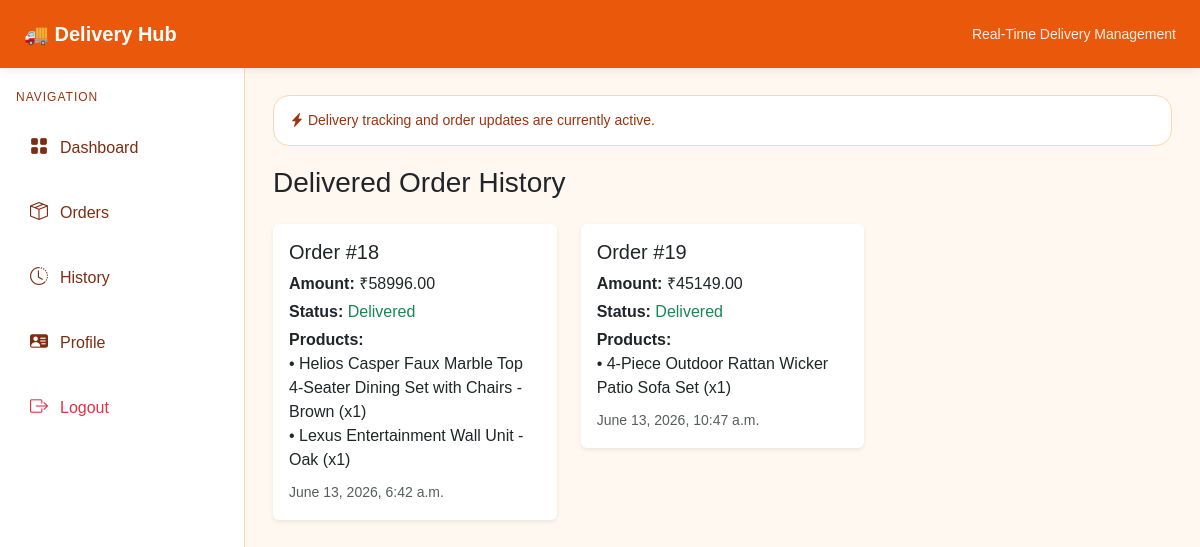
Page /delivery/delivery-history/ (signed in) on the earlier database version.
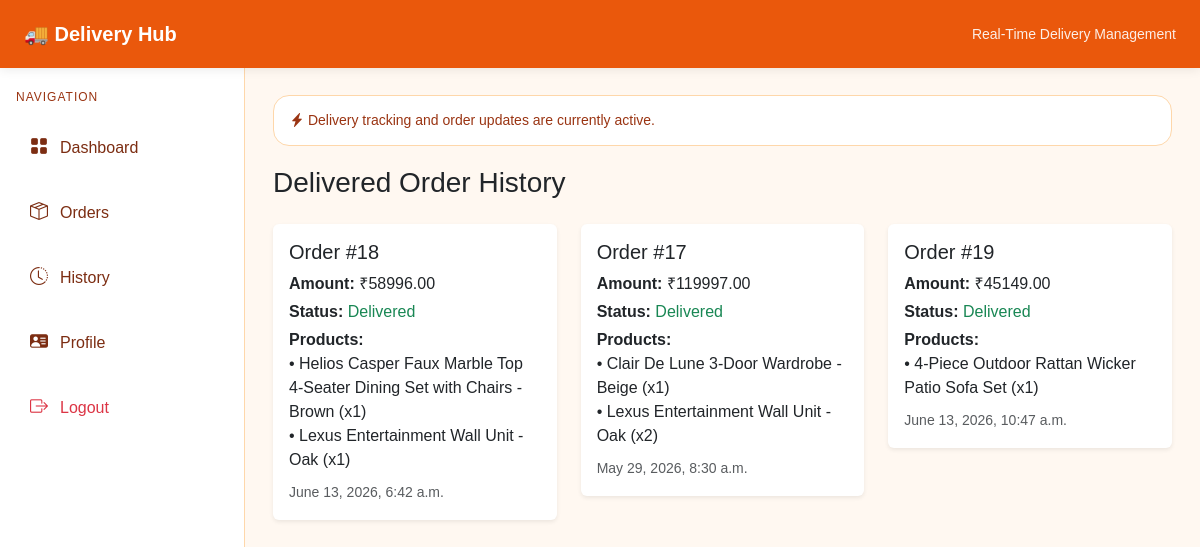
Same page on the later database version.
### customerApp/models.py (models this page shows)
class Order(models.Model):
    order_id = models.AutoField(primary_key=True)
    customer = models.ForeignKey('guestApp.Customer', on_delete=models.CASCADE)
    total_amount = models.DecimalField(max_digits=10, decimal_places=2)
    order_date = models.DateTimeField(auto_now_add=True)
    status = models.CharField(max_length=50, default="Pending")

class OrderItem(models.Model):
    order_item_id = models.AutoField(primary_key=True)  # explicit id
    order = models.ForeignKey(Order, on_delete=models.CASCADE)
    product = models.ForeignKey('adminApp.Product', on_delete=models.CASCADE)
    quantity = models.IntegerField()
    price = models.DecimalField(max_digits=10, decimal_places=2)

### adminApp/models.py (models this page shows)
class Product(models.Model):
    ProductId = models.AutoField(primary_key=True)
    ProductName = models.CharField(max_length=200)
    ProductDescription = models.TextField()
    ProductImage = models.ImageField(upload_to='products/', null=True, blank=True)
    ProductPrice = models.DecimalField(max_digits=10, decimal_places=2)
    stock = models.IntegerField(default=0)
    category = models.ForeignKey(Category, on_delete=models.CASCADE, related_name='products')

### deliveryboyApp/views.py (the view)
def deliveryHistory(request):
    orders = Order.objects.filter(status="Delivered", payment__status="Paid").distinct()
    return render(request, "deliveryboy/orderHistory.html", {"orders": orders})

### templates/deliveryboy/orderHistory.html
{% extends "deliveryboyHeaderFooter.html" %}
{% block content %}
<h3 class="mb-4">Delivered Order History</h3>
<div class="row">
  {% for o in orders %}
  <div class="col-md-4 mb-3">
    <div class="card shadow-sm border-0">
      <div class="card-body">
        <h5>Order #{{ o.order_id }}</h5>
        <p class="mb-1"><b>Amount:</b> ₹{{ o.total_amount }}</p>
        <p class="mb-1"><b>Status:</b>
          <span class="text-success">Delivered</span>
        </p>
        <p class="mb-2">
          <b>Products:</b><br>
          {% for item in o.orderitem_set.all %}
            • {{ item.product.ProductName }} (x{{ item.quantity }})<br>
          {% endfor %}
        </p>
        <small class="text-muted">
          {{ o.order_date }}
        </small>
      </div>
    </div>
  </div>
  {% empty %}
    <p>No delivered orders yet.</p>
  {% endfor %}
</div>
{% endblock %}

Differences in the rows shown:
now on this page (row edited): Order: order_id "17", total_amount "119997.00", order_date "May 29, 2026, 8:30 a.m."
now on this page (row unchanged): OrderItem: product.ProductName "Clair De Lune 3-Door Wardrobe - Beige", quantity "1", shown under "17"
now on this page (row unchanged): OrderItem: product.ProductName "Lexus Entertainment Wall Unit - Oak", quantity "2", shown under "17"
